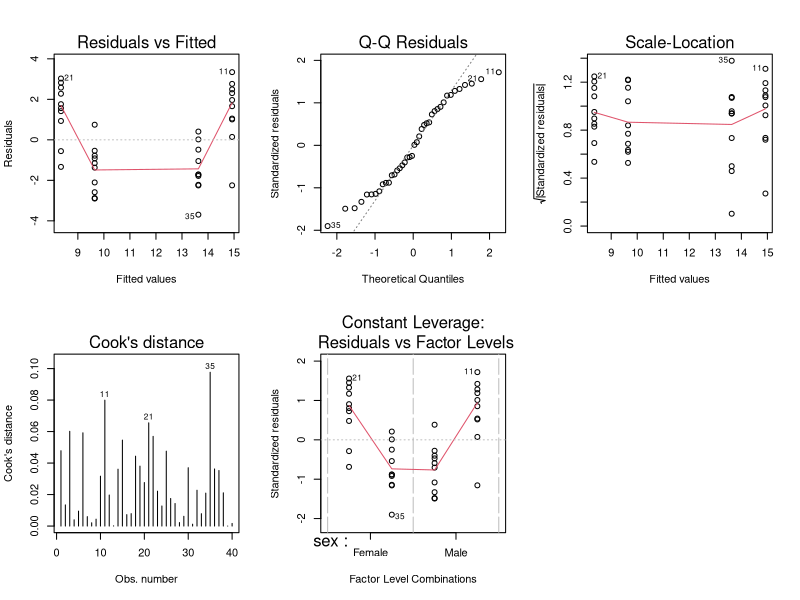
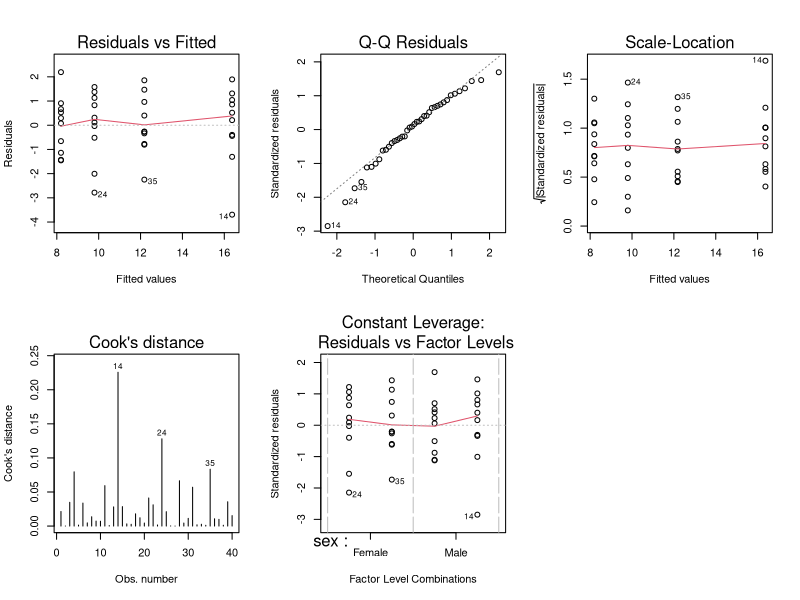
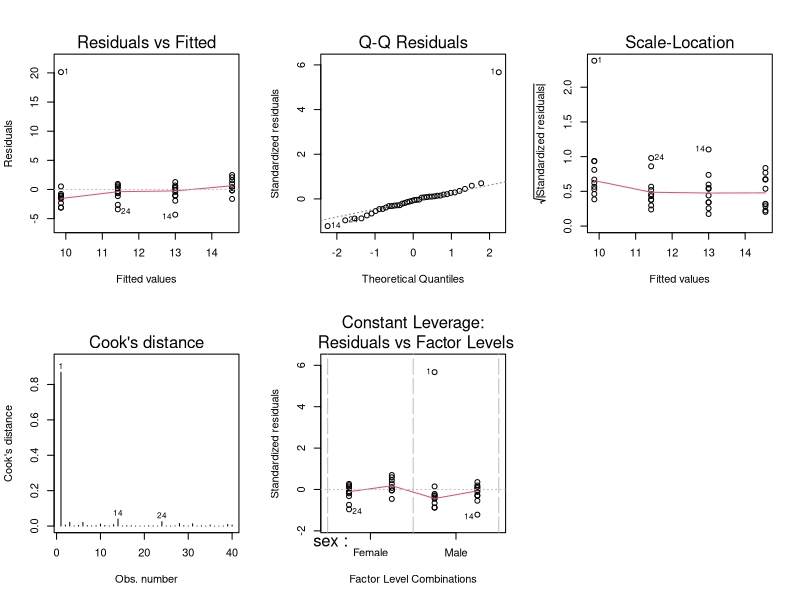
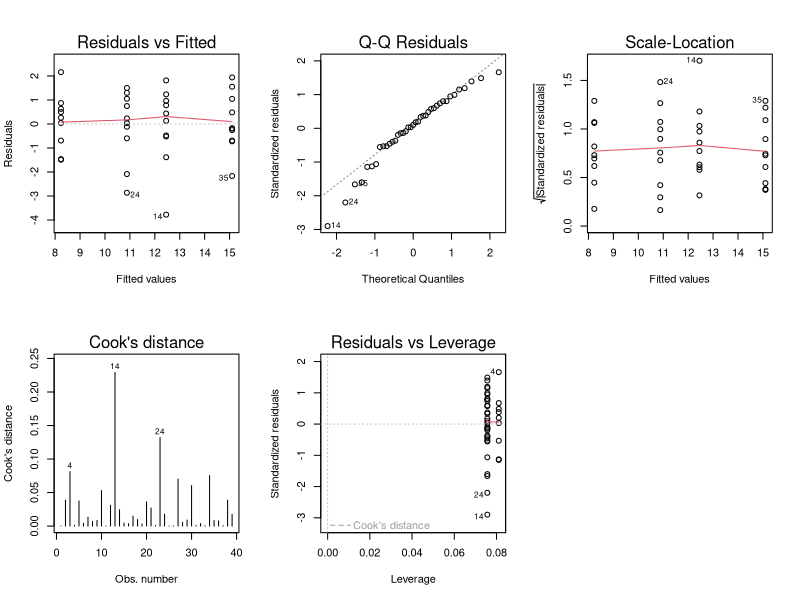
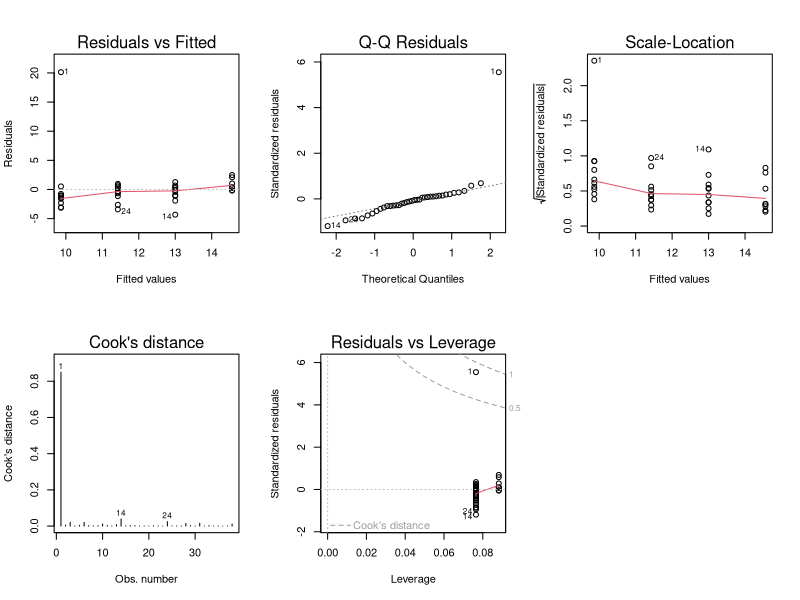

Write R code to recreate these figures, in order. (Note: this script raises an error after producing the figures.)
## Diagnostics suggest missing interaction
set.seed(1)
sex <- factor(rep(c("Male", "Female"), c(20, 20)))
drug <- factor(rep(rep(c("A", "B"), c(10, 10)), 2))
y <- rep(c(8, 16, 10, 12), rep(10, 4))
y <- y + rnorm(length(y), sd = 1.5)
y.data1 <- data.frame(y, sex, drug)
rm(y, sex, drug)
with(y.data1, tapply(y, list(sex, drug), mean))

## Fit the model
myAdditive2 <- lm(y ~ sex + drug, data = y.data1)
myInteract2 <- lm(y ~ sex * drug, data = y.data1)
summary(myAdditive2)
summary(myInteract2)

dev.off()
par(mfrow = c(2, 3))
plot(myAdditive2, which = c(1:5)) ## look at first plot

dev.off()
par(mfrow = c(2, 3))
plot(myInteract2, which = c(1:5))



############

## Large cook's in anova



set.seed(1)
sex <- factor(rep(c("Male", "Female"), c(20, 20)))
drug <- factor(rep(rep(c("A", "B"), c(10, 10)), 2))
y <- rep(c(8, 12, 11, 15), rep(10, 4))
y <- y + rnorm(length(y), sd = 1.5)
y.data2 <- data.frame(y, sex, drug)
rm(y, sex, drug)
## create a large outlier

y.data2[1, 1] <- 30
with(y.data2, tapply(y, list(sex, drug), mean))

## Now, create unbalance
y.data3 <- y.data2[-c(35, 40), ]
with(y.data3, tapply(y, list(sex, drug), mean))


## ## Fit the model
myAdditive2b <- lm(y ~ sex + drug, data = y.data2)
## myInteract <- lm(y ~ sex * drug, data = y.data2)
## summary(myAdditive)
## summary(myInteract)

## ## diagnostics, all of them except 6th
## we actually have a large Cook's distance
par(mfrow = c(2, 3))
plot(myAdditive2b, which = 1:5)

## model with and without first obs
summary(lm(y ~ sex + drug, data = y.data2))
summary(lm(y ~ sex + drug, data = y.data2[-1, ]))


## diagnostics if we remove the offending value
dev.off()
par(mfrow = c(2, 3))
plot(lm(y ~ sex + drug, data = y.data2[-1, ]), which = 1:5)



## the model with two observations missing
dev.off()
par(mfrow = c(2, 3))
myAdditive3 <- lm(y ~ sex + drug, data = y.data3)
plot(myAdditive3, which = 1:5) ## see Cook's






## some details, from plot.lm
lm.influence(myAdditive2b, do.coef = FALSE)$hat ## constant
lm.influence(myAdditive3, do.coef = FALSE)$hat ##nope
diff(range(hii))


